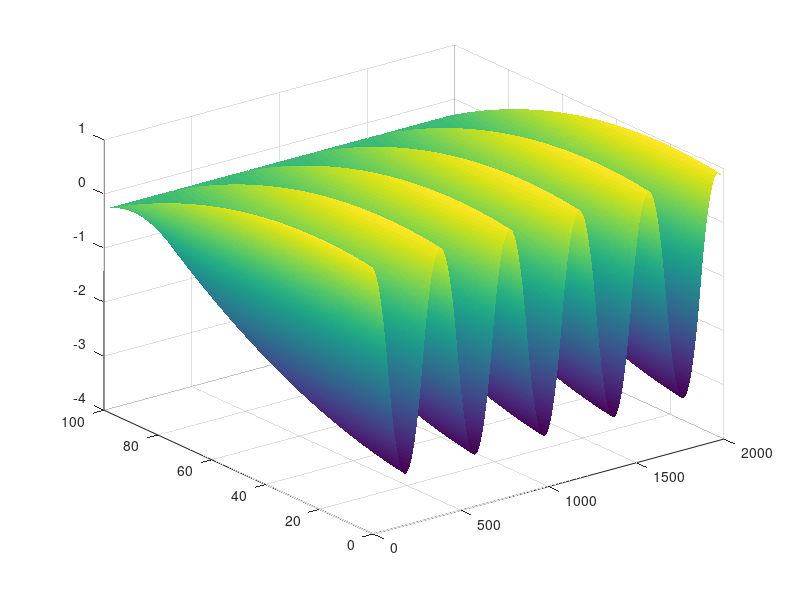

The MATLAB script that drew this image:
clc;
clear;
mu=0.01; tau=100; L=1; M=100; N=2000; x=linspace(0,L,M)';
v=sqrt(tau/mu); dx=x(2)-x(1); dt=dx/v; p=(v*dt/dx)^2;

% Slide 26/34 modified with example data (from instruction)
s= -2*x.^2 + 0.8*x + 0.92;  % Original: x.^2.*(L-x); 
g=sin(2*pi*x);              % Original: zeros(M,1); 
h=zeros(1,N) + 0.8;         % Original: just zeros
r=zeros(1,N) - 0.28;        % Original: just zeros

% Code unchanged
f(:,1)=s;
f(1,2)=p*(f(2,1)- f(1,1)-dx*h(1)) + f(1,1) +dt*g(1);
f(2:M-1,2)=p/2*(f(3:M,1)-2*f(2:M-1,1)+ f(1:M-2,1))+f(2:M-1,1)+dt*g(2:M-1);
f(M,2)=r(2);
for n=2:N-1
    f(1,n+1)=2*p*(f(2,n)-f(1,n)- dx*h(n) )+2*f(1,n)-f(1,n-1);
    f(2:M-1,n+1)=p*(f(3:M,n)-2*f(2:M-1,n)+f(1:M-2,n))+2*f(2:M-1,n)-f(2:M-1,n-1);
    f(M,n+1)=r(n+1);
end

% Visualize
h = surf(f);
set(h,'LineStyle','none')
